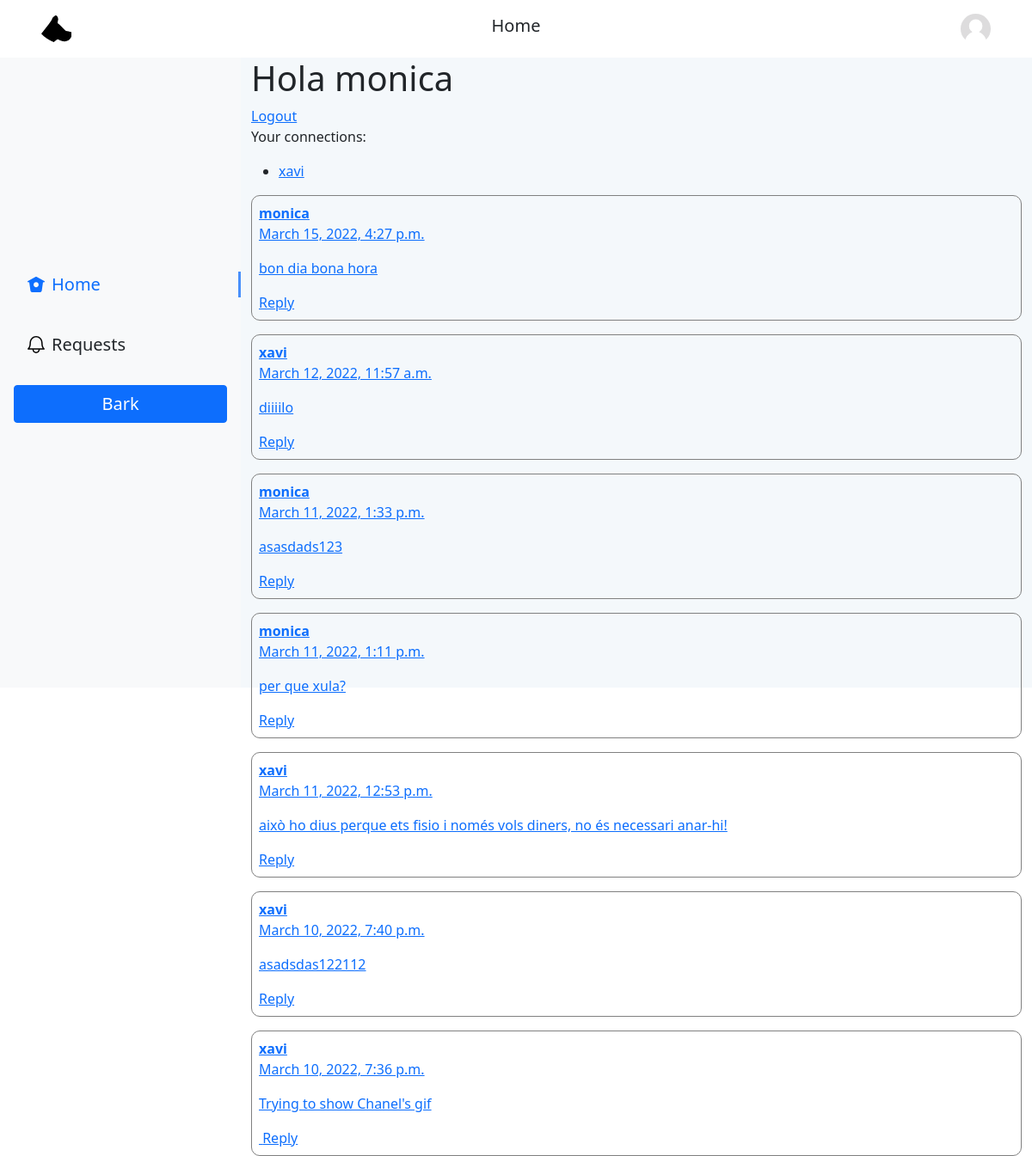
The page /home/ (signed in) on the database its author committed.
### BarkerApp/models.py (models this page shows, shortened)
class Profile(models.Model):
	user = models.OneToOneField(User, on_delete=models.CASCADE, primary_key=True)
	bio = models.CharField(max_length=160)
	avatar = models.ImageField(upload_to="profiles_avatar/",blank=True, null=True)
	connected_profiles = models.ManyToManyField("self", blank=True)
	def __str__(self) -> str:
		return self.user.username
	def get_absolute_url(self):
		return reverse('profile', kwargs={'username':self})

class Bark(models.Model):
	reply_to = models.ForeignKey("self", blank=True, null=True, on_delete=models.SET_NULL, related_name='parent_bark')
	author = models.ForeignKey(Profile, null=True, on_delete=models.SET_NULL)
	text = models.TextField(max_length=280)
	media = models.ImageField(upload_to="barks_media/", null=True, blank=True)
	date = models.DateTimeField(default=datetime.now)
	replies = models.ManyToManyField("self", blank=True, symmetrical=False)

### BarkerApp/views.py (the view)
# urls.py: path('home/', views.home_view, name='home'),
@login_required(login_url='/accounts/login/')
def home_view(request):
    connections = request.user.profile.connected_profiles.all()
    barks = []
    for profile in connections:
        barks += Bark.objects.filter(author=profile)
    barks += Bark.objects.filter(author=request.user.profile)
    barks.sort(key=lambda x: x.date, reverse=True)
    context = {
        'user': request.user,
        'connections': connections,
        'barks': barks
    }
    return render(request, 'home.html', context)

### BarkerApp/templates/home.html
{% extends "base.html" %}
{% block body %}
<h1>Hola {{user}}</h1>
<a href="{% url 'logout' %}">Logout</a>
<p>Your connections:</p>
<ul>
	{% for profile in connections %}
	<li><a href="{{ profile.get_absolute_url }}">{{profile}}</a></li>
	{% endfor %}
</ul>
{% for bark in barks %}
	{% with bark=bark template_name="bark/bark_component.html" %}
		{% include template_name %}
	{% endwith %}
{% endfor %}
{% endblock %}

### BarkerApp/templates/bark/bark_component.html (shortened to what this page needs)
<a href="/bark/{{bark.id}}">
  <div class="bark">
    <b>{{bark.author.user.username}}</b>
    <p>{{bark.date}}</p>
    <p>{{bark.text}}</p>
    <a class="reply" href="/reply_bark/{{bark.id}}">Reply</a>
  </div>
</a>

### BarkerApp/static/css/custom.css (style rules this page uses)
.bark { border: 1px solid gray; margin-block: 16px; padding: 8px; border-radius: 10px; }

### rows shown on the page
Profile: user_id.username "xavi"
Bark: author.user.username "monica", date "March 15, 2022, 4:27 p.m.", text "bon dia bona hora"
Bark: author.user.username "xavi", date "March 12, 2022, 11:57 a.m.", text "diiiilo"
Bark: author.user.username "monica", date "March 11, 2022, 1:33 p.m.", text "asasdads123"
Bark: author.user.username "monica", date "March 11, 2022, 1:11 p.m.", text "per que xula?"
Bark: author.user.username "xavi", date "March 11, 2022, 12:53 p.m.", text "això ho dius perque ets fisio i només vols diners, no és necessari anar-hi!"
Bark: author.user.username "xavi", date "March 10, 2022, 7:40 p.m.", text "asadsdas122112"
Bark: author.user.username "xavi", date "March 10, 2022, 7:36 p.m.", text "Trying to show Chanel's gif"

### other values the page prints
{{ request.resolver_match.url_name|capfirst }} "Home"
{{ user }} "monica"
